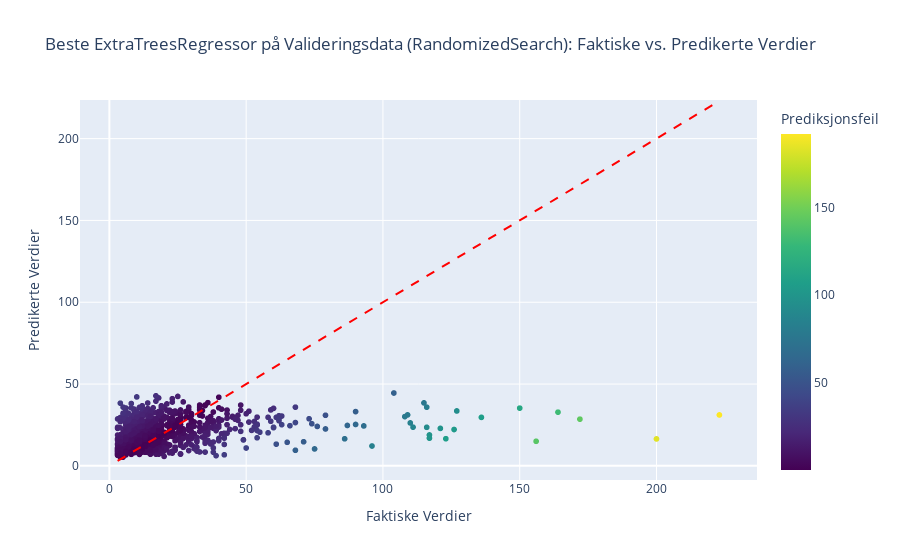

The notebook cell this image was saved under:
### Markdown cell above
## Hyperparametertuning ExtraTreesRegressor RandomizedSearchCV

### Code cell
# Definer parameterområdet for RandomizedSearchCV med ExtraTreesRegressor
param_grid_et = {
    'n_estimators': [100, 200, 300, 500, 700],  # Mer detaljert kontroll for antall trær
    'max_depth': [10, 20, 30, 50, None],        # Flere alternativer for å kontrollere overtilpasning
    'min_samples_split': [2, 5, 10, 15],        # Økt verdi for færre splits
    'min_samples_leaf': [1, 2, 4, 8],           # Større minsteløvsstørrelser for å redusere overtilpasning
    'bootstrap': [True],                        # Bootstrapping for varianskontroll
    
    # Ekstra parametere
    'max_features': ['sqrt', 'log2', 0.5, 1],   # Kontroll over antall funksjoner per split
    'min_impurity_decrease': [0.0, 0.01, 0.05], # Grense for å redusere antall splits
    'max_samples': [None, 0.8, 0.9]             # Andel av prøver brukt for hvert tre
}

# Initialiser RandomizedSearchCV for ExtraTreesRegressor
random_search_et = RandomizedSearchCV(
    estimator=ExtraTreesRegressor(random_state=42),
    param_distributions=param_grid_et,
    n_iter=50,
    cv=pds,  # Bruker PredefinedSplit for å holde valideringsdata separat
    scoring='neg_root_mean_squared_error',
    verbose=2,
    random_state=42,
    n_jobs=-1  # Bruk alle tilgjengelige kjerner
)

# Kjør RandomizedSearchCV på kombinerte trenings- og valideringsdata
random_search_et.fit(X_combined, y_combined)

# Hent beste hyperparametere og RMSE-score
best_params_et = random_search_et.best_params_
best_rmse_et = -random_search_et.best_score_  # Konverter til positiv RMSE
print(f"Beste Hyperparametere: {best_params_et}")
print(f"Beste RMSE på Valideringssett: {best_rmse_et:.3f}")

# Tren ExtraTreesRegressor med de beste parametrene kun på treningsdata
best_et_model = ExtraTreesRegressor(**best_params_et, random_state=42)
best_et_model.fit(X_train_imputed, y_train)

# Prediker på valideringsdata
y_val_pred_best_et = best_et_model.predict(X_val_imputed)

# Beregn RMSE for prediksjoner på valideringssettet
rmse_val_best_et = root_mean_squared_error(y_val, y_val_pred_best_et)
print(f"Optimalisert RMSE på Valideringssett: {rmse_val_best_et:.3f}")

# Visualiser faktiske vs predikerte verdier hvis plot-funksjonen er definert
plot_actual_vs_pred(y_val, y_val_pred_best_et, "Beste ExtraTreesRegressor på Valideringsdata (RandomizedSearch)")

### Figure 1 — Plotly figure (JSON) as saved in the notebook; plotly's stock layout.template omitted (floating-point values rounded to 4 significant figures; data arrays with more than 128 entries replaced by an {"elided": "..."} marker saying what was removed)
{"data": [{"hovertemplate": "Actual=%{x}<br>Predicted=%{y}<br>Prediksjonsfeil=%{marker.color}<extra></extra>", "legendgroup": "", "marker": {"color": {"elided": "1160 float values"}, "coloraxis": "coloraxis", "symbol": "circle"}, "mode": "markers", "name": "", "showlegend": false, "type": "scattergl", "x": {"elided": "1160 int values"}, "xaxis": "x", "y": {"elided": "1160 float values"}, "yaxis": "y"}], "layout": {"coloraxis": {"colorbar": {"title": {"text": "Prediksjonsfeil"}}, "colorscale": [[0, "#440154"], [0.1111, "#482878"], [0.2222, "#3e4989"], [0.3333, "#31688e"], [0.4444, "#26828e"], [0.5556, "#1f9e89"], [0.6667, "#35b779"], [0.7778, "#6ece58"], [0.8889, "#b5de2b"], [1, "#fde725"]]}, "legend": {"tracegroupgap": 0}, "shapes": [{"line": {"color": "Red", "dash": "dash"}, "name": "Perfekt Prediksjonslinje", "type": "line", "x0": 3, "x1": 223, "y0": 3, "y1": 223}], "title": {"text": "Beste ExtraTreesRegressor på Valideringsdata (RandomizedSearch): Faktiske vs. Predikerte Verdier"}, "xaxis": {"anchor": "y", "domain": [0, 1], "title": {"text": "Faktiske Verdier"}}, "yaxis": {"anchor": "x", "domain": [0, 1], "title": {"text": "Predikerte Verdier"}}}}
